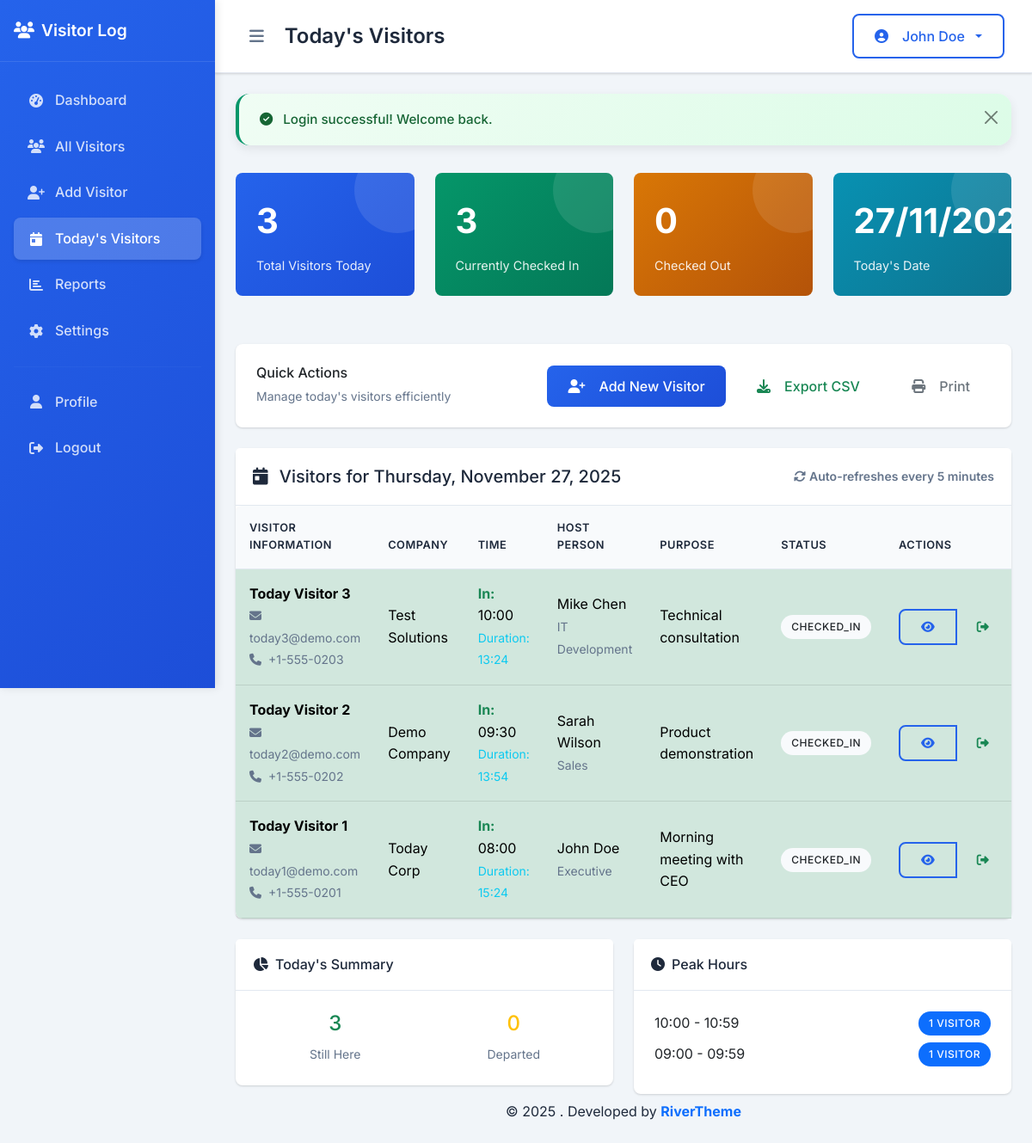
The app's page /today_visitors.php (signed in) with its own data.
### tables this page shows
CREATE TABLE IF NOT EXISTS visitors (
    id INT AUTO_INCREMENT PRIMARY KEY,
    visitor_name VARCHAR(100) NOT NULL,
    visitor_email VARCHAR(100),
    visitor_phone VARCHAR(20),
    visitor_company VARCHAR(100),
    visit_date DATE NOT NULL,
    visit_time TIME NOT NULL,
    checkout_time TIME,
    purpose_of_visit TEXT NOT NULL,
    host_person VARCHAR(100) NOT NULL,
    host_department VARCHAR(100),
    visitor_photo VARCHAR(255),
    id_document_type ENUM('passport', 'driver_license', 'national_id', 'other') DEFAULT 'national_id',
    id_document_number VARCHAR(50),
    vehicle_number VARCHAR(20),
    notes TEXT,
    status ENUM('checked_in', 'checked_out', 'cancelled') DEFAULT 'checked_in',
    created_by INT,
    created_at TIMESTAMP DEFAULT CURRENT_TIMESTAMP,
    updated_at TIMESTAMP DEFAULT CURRENT_TIMESTAMP ON UPDATE CURRENT_TIMESTAMP,
    FOREIGN KEY (created_by) REFERENCES admins(id) ON DELETE SET NULL
);

### includes/Visitor.php (called while the page is built, shortened)
<?php
class Visitor {
    private $db;
    public function __construct() {
        $this->db = new Database();
    }
    public function getTodayVisitors() {
        $today = date('Y-m-d');
        $sql = "SELECT v.*, a.full_name as created_by_name
                FROM visitors v
                LEFT JOIN admins a ON v.created_by = a.id
                WHERE v.visit_date = ?
                ORDER BY v.visit_time DESC";
        return $this->db->fetchAll($sql, [$today]);
    }
}
?>

### includes/Database.php (called while the page is built, shortened)
<?php
class Database {
    private $host;
    private $db_name;
    private $username;
    private $password;
    private $charset;
    private $pdo;
    public function __construct() {
        $this->host = DB_HOST;
        $this->db_name = DB_NAME;
        $this->username = DB_USER;
        $this->password = DB_PASS;
        $this->charset = DB_CHARSET;
    }
    public function connect() {
        if ($this->pdo === null) {
            try {
                $dsn = "mysql:host={$this->host};dbname={$this->db_name};charset={$this->charset}";
                $options = [
                    PDO::ATTR_ERRMODE => PDO::ERRMODE_EXCEPTION,
                    PDO::ATTR_DEFAULT_FETCH_MODE => PDO::FETCH_ASSOC,
                    PDO::ATTR_EMULATE_PREPARES => false,
                ];
                $this->pdo = new PDO($dsn, $this->username, $this->password, $options);
            } catch (PDOException $e) {
                throw new Exception("Database connection failed: " . $e->getMessage());
            }
        }
        return $this->pdo;
    }
    public function query($sql, $params = []) {
        try {
            $pdo = $this->connect();
            $stmt = $pdo->prepare($sql);
            $stmt->execute($params);
            return $stmt;
        } catch (PDOException $e) {
            throw new Exception("Query execution failed: " . $e->getMessage());
        }
    }
    public function fetchAll($sql, $params = []) {
        $stmt = $this->query($sql, $params);
        return $stmt->fetchAll();
    }
}
?>

### includes/Utils.php (called while the page is built, shortened)
<?php
class Utils {
    public static function formatTime($time, $format = DISPLAY_TIME_FORMAT) {
        $timeObj = DateTime::createFromFormat('H:i:s', $time);
        return $timeObj ? $timeObj->format($format) : $time;
    }
}
?>

### today_visitors.php (the view, shortened to what this page needs)
<?php
require_once 'includes/bootstrap.php';
$todayVisitors = $visitor->getTodayVisitors();
$todayStats = [
    'total' => count($todayVisitors),
    'checked_in' => count(array_filter($todayVisitors, function($v) { return $v['status'] === 'checked_in'; })),
    'checked_out' => count(array_filter($todayVisitors, function($v) { return $v['status'] === 'checked_out'; })),
    'cancelled' => count(array_filter($todayVisitors, function($v) { return $v['status'] === 'cancelled'; }))
];
include 'templates/header.php';
?>
<div class="row mb-4">
    <div class="col-lg-3 col-md-6 mb-3">
        <div class="stats-card">
            <div class="stats-number"><?php echo $todayStats['total']; ?></div>
            <p class="stats-label">Total Visitors Today</p>
        </div>
    </div>
    <div class="col-lg-3 col-md-6 mb-3">
        <div class="stats-card success">
            <div class="stats-number"><?php echo $todayStats['checked_in']; ?></div>
            <p class="stats-label">Currently Checked In</p>
        </div>
    </div>
    <div class="col-lg-3 col-md-6 mb-3">
        <div class="stats-card warning">
            <div class="stats-number"><?php echo $todayStats['checked_out']; ?></div>
            <p class="stats-label">Checked Out</p>
        </div>
    </div>
    <div class="col-lg-3 col-md-6 mb-3">
        <div class="stats-card info">
            <div class="stats-number"><?php echo date('d/m/Y'); ?></div>
            <p class="stats-label">Today's Date</p>
        </div>
    </div>
</div>
<div class="row mb-4">
    <div class="col-12">
        <div class="card">
            <div class="card-body">
                <div class="d-flex justify-content-between align-items-center">
                    <div>
                        <h6 class="mb-1">Quick Actions</h6>
                        <small class="text-muted">Manage today's visitors efficiently</small>
                    </div>
                    <div>
                        <a href="add_visitor.php" class="btn btn-primary me-2">
                            <i class="fas fa-user-plus me-2"></i>Add New Visitor
                        </a>
                        <button onclick="exportTableToCSV('todayVisitorsTable', 'today_visitors.csv')" class="btn btn-outline-success me-2">
                            <i class="fas fa-download me-2"></i>Export CSV
                        </button>
                        <button onclick="printPage()" class="btn btn-outline-secondary">
                            <i class="fas fa-print me-2"></i>Print
                        </button>
                    </div>
                </div>
            </div>
        </div>
    </div>
</div>
<div class="card">
    <div class="card-header d-flex justify-content-between align-items-center">
        <h5 class="mb-0">
            <i class="fas fa-calendar-day me-2"></i>
            Visitors for <?php echo date('l, F j, Y'); ?>
        </h5>
        <div class="auto-refresh">
            <small class="text-muted">
                <i class="fas fa-sync-alt me-1"></i>Auto-refreshes every 5 minutes
            </small>
        </div>
    </div>
    <div class="card-body p-0">
        <?php if (empty($todayVisitors)): ?>
            <div class="text-center py-5">
                <i class="fas fa-calendar-day fa-3x text-muted mb-3"></i>
                <h5 class="text-muted">No visitors today yet</h5>
                <p class="text-muted">Start by adding the first visitor for today.</p>
                <a href="add_visitor.php" class="btn btn-primary">
                    <i class="fas fa-plus me-2"></i>Add First Visitor
                </a>
            </div>
        <?php else: ?>
            <div class="table-responsive">
                <table class="table table-hover mb-0" id="todayVisitorsTable">
                    <thead>
                        <tr>
                            <th>Visitor Information</th>
                            <th>Company</th>
                            <th>Time</th>
                            <th>Host Person</th>
                            <th>Purpose</th>
                            <th>Status</th>
                            <th>Actions</th>
                        </tr>
                    </thead>
                    <tbody>
                        <?php foreach ($todayVisitors as $todayVisitor): ?>
                        <tr class="<?php echo $todayVisitor['status'] === 'checked_in' ? 'table-success' : ''; ?>">
                            <td>
                                <div>
                                    <strong><?php echo htmlspecialchars($todayVisitor['visitor_name']); ?></strong>
                                    <?php if ($todayVisitor['visitor_email']): ?>
                                        <br><small class="text-muted">
                                            <i class="fas fa-envelope me-1"></i>
                                            <?php echo htmlspecialchars($todayVisitor['visitor_email']); ?>
                                        </small>
                                    <?php endif; ?>
                                    <?php if ($todayVisitor['visitor_phone']): ?>
                                        <br><small class="text-muted">
                                            <i class="fas fa-phone me-1"></i>
                                            <?php echo htmlspecialchars($todayVisitor['visitor_phone']); ?>
                                        </small>
                                    <?php endif; ?>
                                </div>
                            </td>
                            <td>
                                <?php echo htmlspecialchars($todayVisitor['visitor_company'] ?? 'N/A'); ?>
                            </td>
                            <td>
                                <div>
                                    <strong class="text-success">In:</strong> <?php echo Utils::formatTime($todayVisitor['visit_time']); ?>
                                    <?php if ($todayVisitor['checkout_time']): ?>
                                        <br><strong class="text-warning">Out:</strong> <?php echo Utils::formatTime($todayVisitor['checkout_time']); ?>
                                        <?php
                                        $checkin = new DateTime($todayVisitor['visit_date'] . ' ' . $todayVisitor['visit_time']);
                                        $checkout = new DateTime($todayVisitor['visit_date'] . ' ' . $todayVisitor['checkout_time']);
                                        $duration = $checkin->diff($checkout);
                                        ?>
                                        <br><small class="text-muted">
                                            Duration: <?php echo $duration->format('%h:%I'); ?>
                                        </small>
                                    <?php else: ?>
                                        <?php
                                        $checkin = new DateTime($todayVisitor['visit_date'] . ' ' . $todayVisitor['visit_time']);
                                        $now = new DateTime();
                                        $duration = $checkin->diff($now);
                                        ?>
                                        <br><small class="text-info">
                                            Duration: <?php echo $duration->format('%h:%I'); ?>
                                        </small>
                                    <?php endif; ?>
                                </div>
                            </td>
                            <td>
                                <div>
                                    <?php echo htmlspecialchars($todayVisitor['host_person']); ?>
                                    <?php if ($todayVisitor['host_department']): ?>
                                        <br><small class="text-muted"><?php echo htmlspecialchars($todayVisitor['host_department']); ?></small>
                                    <?php endif; ?>
                                </div>
                            </td>
                            <td>
                                <span title="<?php echo htmlspecialchars($todayVisitor['purpose_of_visit']); ?>">
                                    <?php echo truncateText($todayVisitor['purpose_of_visit'], 40); ?>
                                </span>
                            </td>
                            <td>
                                <?php echo getStatusBadge($todayVisitor['status']); ?>
                            </td>
                            <td>
                                <div class="btn-group btn-group-sm">
                                    <a href="view_visitor.php?id=<?php echo $todayVisitor['id']; ?>"
                                       class="btn btn-outline-primary"
                                       title="View Details">
                                        <i class="fas fa-eye"></i>
                                    </a>
                                    <?php if ($todayVisitor['status'] === 'checked_in'): ?>
                                    <a href="checkout_visitor.php?id=<?php echo $todayVisitor['id']; ?>"
                                       class="btn btn-outline-success"
                                       title="Check Out">
                                        <i class="fas fa-sign-out-alt"></i>
                                    </a>
                                    <?php endif; ?>
                                    <a href="edit_visitor.php?id=<?php echo $todayVisitor['id']; ?>"
                                       class="btn btn-outline-warning"
                                       title="Edit">
                                    </a>
                                </div>
                            </td>
                        </tr>
                        <?php endforeach; ?>
                    </tbody>
                </table>
            </div>
        <?php endif; ?>
    </div>
</div>
<?php if (!empty($todayVisitors)): ?>
<div class="row mt-4">
    <div class="col-md-6">
        <div class="card">
            <div class="card-header">
                <h6 class="mb-0"><i class="fas fa-chart-pie me-2"></i>Today's Summary</h6>
            </div>
            <div class="card-body">
                <div class="row text-center">
                    <div class="col-6">
                        <h4 class="text-success"><?php echo $todayStats['checked_in']; ?></h4>
                        <small class="text-muted">Still Here</small>
                    </div>
                    <div class="col-6">
                        <h4 class="text-warning"><?php echo $todayStats['checked_out']; ?></h4>
                        <small class="text-muted">Departed</small>
                    </div>
                </div>
            </div>
        </div>
    </div>
    <div class="col-md-6">
        <div class="card">
            <div class="card-header">
                <h6 class="mb-0"><i class="fas fa-clock me-2"></i>Peak Hours</h6>
            </div>
            <div class="card-body">
                <?php
                $hourCounts = [];
                foreach ($todayVisitors as $v) {
                    $hour = date('H', strtotime($v['visit_time']));
                    $hourCounts[$hour] = ($hourCounts[$hour] ?? 0) + 1;
                }
                arsort($hourCounts);
                $peakHours = array_slice($hourCounts, 0, 2, true);
                ?>
                <?php if (!empty($peakHours)): ?>
                    <?php foreach ($peakHours as $hour => $count): ?>
                    <div class="d-flex justify-content-between align-items-center mb-2">
                        <span><?php echo sprintf('%02d:00 - %02d:59', $hour, $hour); ?></span>
                        <span class="badge bg-primary"><?php echo $count; ?> visitor<?php echo $count > 1 ? 's' : ''; ?></span>
                    </div>
                    <?php endforeach; ?>
                <?php else: ?>
                    <p class="text-muted mb-0">No peak hours data available</p>
                <?php endif; ?>
            </div>
        </div>
    </div>
</div>
<?php endif; ?>
<?php include 'templates/footer.php'; ?>

### includes/bootstrap.php (shortened to what this page needs)
<?php
require_once __DIR__ . '/../config/database.php';
require_once __DIR__ . '/Database.php';
require_once __DIR__ . '/Visitor.php';
require_once __DIR__ . '/Utils.php';
$visitor = new Visitor();
function getStatusBadge($status) {
    $badges = [
        'checked_in' => '<span class="badge bg-success">Checked In</span>',
        'checked_out' => '<span class="badge bg-secondary">Checked Out</span>',
        'cancelled' => '<span class="badge bg-danger">Cancelled</span>'
    ];
    return $badges[$status] ?? '<span class="badge bg-light text-dark">' . ucfirst($status) . '</span>';
}
function truncateText($text, $length = 50) {
    if (strlen($text) <= $length) {
        return $text;
    }
    return substr($text, 0, $length) . '...';
}
?>

### records on screen
visitors: visitor_name "Today Visitor 3", visitor_email "today3@demo.com", visitor_phone "+1-555-0203", visitor_company "Test Solutions", visit_time "10:00", $duration->format('%h:%I') "13:24", host_person "Mike Chen", host_department "IT Development", purpose_of_visit "Technical consultation", status "CHECKED_IN"
visitors: visitor_name "Today Visitor 2", visitor_email "today2@demo.com", visitor_phone "+1-555-0202", visitor_company "Demo Company", visit_time "09:30", $duration->format('%h:%I') "13:54", host_person "Sarah Wilson", host_department "Sales", purpose_of_visit "Product demonstration", status "CHECKED_IN"
visitors: visitor_name "Today Visitor 1", visitor_email "today1@demo.com", visitor_phone "+1-555-0201", visitor_company "Today Corp", visit_time "08:00", $duration->format('%h:%I') "15:24", host_person "John Doe", host_department "Executive", purpose_of_visit "Morning meeting with CEO", status "CHECKED_IN"

### other values on screen
$pageTitle "Today's Visitors"
$currentAdmin['name'] "John Doe"
$flashMessage['message'] "Login successful! Welcome back."
$todayStats['total'] "3"
$todayStats['checked_in'] "3"
$todayStats['checked_out'] "0"
$hour "10"
$count "1"
$hour "09"
